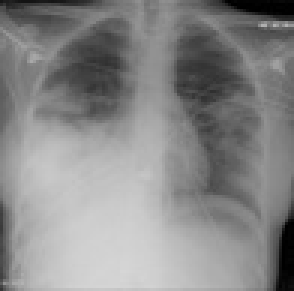
#> input picture PropFiltEspaciales/Imagenes/chest_xray.jpg, 98 x 97 px, shrunk from 1024 x 1012 before the run (shown 3 times larger)
$ jupyter execute mejorar_imagenes_optimizado.ipynb   (shell and % lines are left out)
#> lines starting #> are read from the running program, lines starting #| are printed output that depends on the picture
# Tarea: Mejora de la Calidad de Imágenes y Filtrado Espacial

**Nombre:** Alan Garcia Diaz

## Resumen

En este notebook, se aplican diversas técnicas de preprocesamiento y mejora a un conjunto de cuatro imágenes. Los pasos incluyen la conversión a escala de grises, el análisis de los niveles de intensidad, el ajuste de contraste mediante normalización y la aplicación de filtros espaciales (media, mediana, mínimo y máximo) para observar sus efectos en la calidad y características de las imágenes.

## 1. Importación de Librerías

Primero, importamos las librerías necesarias para el procesamiento de imágenes y la visualización de datos.
- **OpenCV (`cv2`)**: Para leer, convertir y aplicar filtros a las imágenes.
- **NumPy**: Para la manipulación eficiente de arreglos y matrices.
- **Matplotlib**: Para mostrar las imágenes directamente en el notebook.

[cell 1]
import cv2
import numpy as np
import matplotlib.pyplot as plt
import os

# Configurar matplotlib para mostrar las imágenes en el notebook

## 2. Definición de Funciones Auxiliares

Se definen las funciones que se utilizarán a lo largo del análisis.

### Función `SubMatriz`

Esta función extrae una submatriz cuadrada de tamaño `k x k` de una imagen `img`, centrada en las coordenadas `(x, y)`.

[cell 2]
def SubMatriz(img, centro, k):
    """
    Extrae una submatriz de tamaño k x k de una imagen.

    Args:
        img (np.array): La imagen de entrada.
        centro (tuple): Una tupla (x, y) con las coordenadas del centro.
        k (int): Un entero impar que indica el tamaño de la submatriz.

    Returns:
        np.array: La submatriz extraída.
    """
    if k % 2 == 0:
        raise ValueError("k debe ser un entero impar.")

    x, y = centro
    # Calculamos el radio a partir del tamaño k
    radio = k // 2

    # Obtenemos las dimensiones de la imagen
    alto, ancho = img.shape[:2]

    # Calculamos los límites de la submatriz, asegurando que no se salgan de la imagen
    x_min = max(0, x - radio)
    x_max = min(ancho, x + radio + 1)
    y_min = max(0, y - radio)
    y_max = min(alto, y + radio + 1)

    # Extraemos la submatriz usando slicing
    sub_mat = img[y_min:y_max, x_min:x_max]

    return sub_mat

### Funciones para Filtros Mínimo y Máximo

Estas funciones aplican los filtros mínimo y máximo a una imagen utilizando un kernel de tamaño `k x k`. Iteran sobre cada píxel, extraen su vecindad con `SubMatriz` y calculan el mínimo o máximo de esa vecindad para asignarlo al píxel correspondiente en la imagen de salida.

[cell 3]
def aplicar_filtro_manual(img, k, tipo_filtro):
    """
    Aplica un filtro (mínimo o máximo) a una imagen usando la función SubMatriz.

    Args:
        img (np.array): La imagen de entrada en escala de grises.
        k (int): El tamaño del kernel (debe ser impar).
        tipo_filtro (str): 'min' para filtro mínimo, 'max' para filtro máximo.

    Returns:
        np.array: La imagen filtrada.
    """
    alto, ancho = img.shape
    img_filtrada = np.zeros_like(img)

    for y in range(alto):
        for x in range(ancho):
            vecindad = SubMatriz(img, (x, y), k)
            if tipo_filtro == 'min':
                img_filtrada[y, x] = np.min(vecindad)
            elif tipo_filtro == 'max':
                img_filtrada[y, x] = np.max(vecindad)
            else:
                raise ValueError("El tipo de filtro debe ser 'min' o 'max'.")

    return img_filtrada

## 3. Procesamiento y Análisis de Imágenes

A continuación, se procesará cada imagen siguiendo los pasos solicitados.

[cell 4]
# Lista de nombres de archivo de las imágenes
ruta_carpeta = 'Imagenes'
nombres_imagenes = ['chest_xray.jpg', 'cat.jpg', 'forest.jpg', 'papyrus.png']

# Parámetros para los filtros (se pueden ajustar)
KERNEL_SIZE = 5 # Tamaño de la ventana para los filtros. Debe ser impar.

[cell 5]
for nombre_img in nombres_imagenes:
    # Construir la ruta completa del archivo
    ruta_img = os.path.join(ruta_carpeta, nombre_img)

    # Cargar la imagen original en color
    img_color = cv2.imread(ruta_img)
#> img_color is the input picture: shape (97, 98, 3); min 0, max 214, mean 136.1
    # Convertir a escala de grises
    img_gris = cv2.cvtColor(img_color, cv2.COLOR_BGR2GRAY)

    print(f"--- Procesando Imagen: {nombre_img} ---")

    # 1. ¿Cuál es el valor máximo y mínimo de gris en las imágenes?
    min_val = np.min(img_gris)
#> min_val = 0
    max_val = np.max(img_gris)
#> max_val = 214
    print(f"1. Valor mínimo de gris: {min_val}")
#| 1. Valor mínimo de gris: 0
    print(f"   Valor máximo de gris: {max_val}")
#|    Valor máximo de gris: 214

    # 2. Ajuste el contraste de las imágenes mediante la normalización.
    # Normaliza el rango de píxeles a 0-255
    img_normalizada = cv2.normalize(img_gris, None, 0, 255, cv2.NORM_MINMAX)
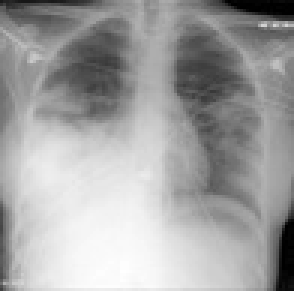
#> img_normalizada: shape (97, 98) (shown 3 times larger); min 0, max 255, mean 162.2
    print("2. Contraste ajustado por normalización.")

    # 3. Aplique el filtrado de la media y de la mediana.
    img_media = cv2.blur(img_gris, (KERNEL_SIZE, KERNEL_SIZE))
    img_mediana = cv2.medianBlur(img_gris, KERNEL_SIZE)
    print(f"3. Filtros de media y mediana aplicados con kernel {KERNEL_SIZE}x{KERNEL_SIZE}.")

    # 4. (Función SubMatriz definida anteriormente)
    print("4. Función SubMatriz definida.")

    # 5. Utilizando la funcion SubMatriz aplique los filtros máximo y mínimo.
    print(f"5. Aplicando filtros mínimo y máximo con kernel {KERNEL_SIZE}x{KERNEL_SIZE}. Esto puede tardar...", end='')
    img_min = aplicar_filtro_manual(img_gris, KERNEL_SIZE, 'min')
#> the loop in aplicar_filtro_manual, `for y in range(alto):` made 97 passes
#> after the loop in aplicar_filtro_manual, `for y in range(alto):`:
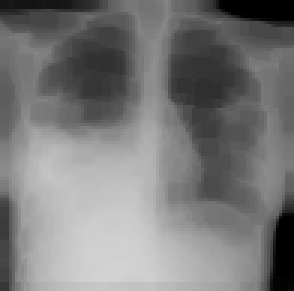
#> img_filtrada: shape (97, 98) (shown 3 times larger); min 0, max 210, mean 121.8
    img_max = aplicar_filtro_manual(img_gris, KERNEL_SIZE, 'max')
#> call 2 of aplicar_filtro_manual, with k = 5, tipo_filtro = 'max'
#> after the loop in aplicar_filtro_manual (call 2), `for y in range(alto):`:
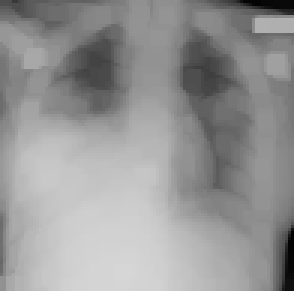
#> img_filtrada: shape (97, 98) (shown 3 times larger); min 4, max 214, mean 150
    print(" ¡Hecho!")

    # 6. Reporte (Resultados visuales)
    fig, axs = plt.subplots(2, 4, figsize=(20, 10))
    fig.suptitle(f'Resultados para: {nombre_img}', fontsize=16)

    # Fila 1
    axs[0, 0].imshow(img_gris, cmap='gray')
    axs[0, 0].set_title('Original en Grises')
    axs[0, 0].axis('off')

    axs[0, 1].imshow(img_normalizada, cmap='gray')
    axs[0, 1].set_title('Normalizada')
    axs[0, 1].axis('off')

    axs[0, 2].imshow(img_media, cmap='gray')
    axs[0, 2].set_title(f'Filtro de Media {KERNEL_SIZE}x{KERNEL_SIZE}')
    axs[0, 2].axis('off')

    axs[0, 3].imshow(img_mediana, cmap='gray')
    axs[0, 3].set_title(f'Filtro de Mediana {KERNEL_SIZE}x{KERNEL_SIZE}')
    axs[0, 3].axis('off')

    # Fila 2
    axs[1, 0].imshow(img_min, cmap='gray')
    axs[1, 0].set_title(f'Filtro Mínimo {KERNEL_SIZE}x{KERNEL_SIZE}')
    axs[1, 0].axis('off')

    axs[1, 1].imshow(img_max, cmap='gray')
    axs[1, 1].set_title(f'Filtro Máximo {KERNEL_SIZE}x{KERNEL_SIZE}')
    axs[1, 1].axis('off')

    # Ocultar ejes no utilizados
    axs[1, 2].axis('off')
    axs[1, 3].axis('off')

    plt.tight_layout(rect=[0, 0.03, 1, 0.95])
    plt.show()
    print("\n" + "="*60 + "\n")
#> pass 2 of the loop `for nombre_img in nombres_imagenes:`:
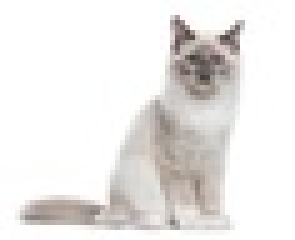
#> input picture PropFiltEspaciales/Imagenes/cat.jpg, 59 x 48 px, shrunk from 612 x 495 before the run (shown 5 times larger)
#> img_color is the input picture: shape (48, 59, 3); mean B, G, R 231.3, 232.9, 235.1
#> img_gris: shape (48, 59)
#| 1. Valor mínimo de gris: 64
#|    Valor máximo de gris: 255
#> img_normalizada: shape (48, 59)
#> img_media: shape (48, 59)
#> img_mediana: shape (48, 59)
#> after the loop in aplicar_filtro_manual (call 3), `for y in range(alto):`:
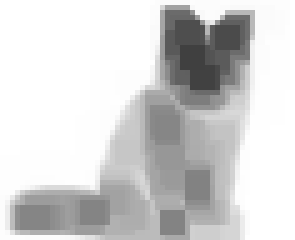
#> img_filtrada: shape (48, 59) (shown 5 times larger); min 64, max 255, mean 210.5
#> after the loop in aplicar_filtro_manual (call 4), `for y in range(alto):`:
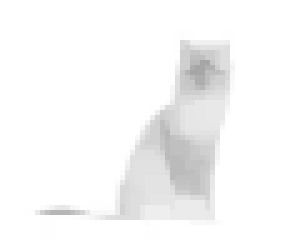
#> img_filtrada: shape (48, 59) (shown 5 times larger); min 166, max 255, mean 247.1
#> pass 3 of the loop `for nombre_img in nombres_imagenes:`:
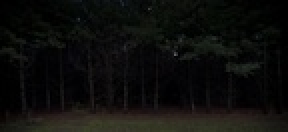
#> input picture PropFiltEspaciales/Imagenes/forest.jpg, 144 x 66 px, shrunk from 1500 x 683 before the run (shown 2 times larger)
#> img_color is the input picture: shape (66, 144, 3); mean B, G, R 11.6, 13.6, 13.5
#> img_gris: shape (66, 144)
#| 1. Valor mínimo de gris: 0
#|    Valor máximo de gris: 94
#> `img_normalizada = cv2.normalize(img_gris, None, 0, 255, cv2.NORM_MINMAX)`:
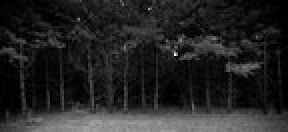
#> img_normalizada: shape (66, 144) (shown 2 times larger); min 0, max 255, mean 36.1
#> img_media: shape (66, 144)
#> img_mediana: shape (66, 144)
#> after the loop in aplicar_filtro_manual (call 6), `for y in range(alto):`:
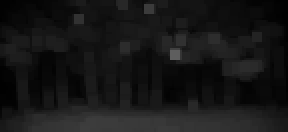
#> img_filtrada: shape (66, 144) (shown 2 times larger); min 0, max 94, mean 22.5
#> the loop made 4 passes; the first 3 are shown
